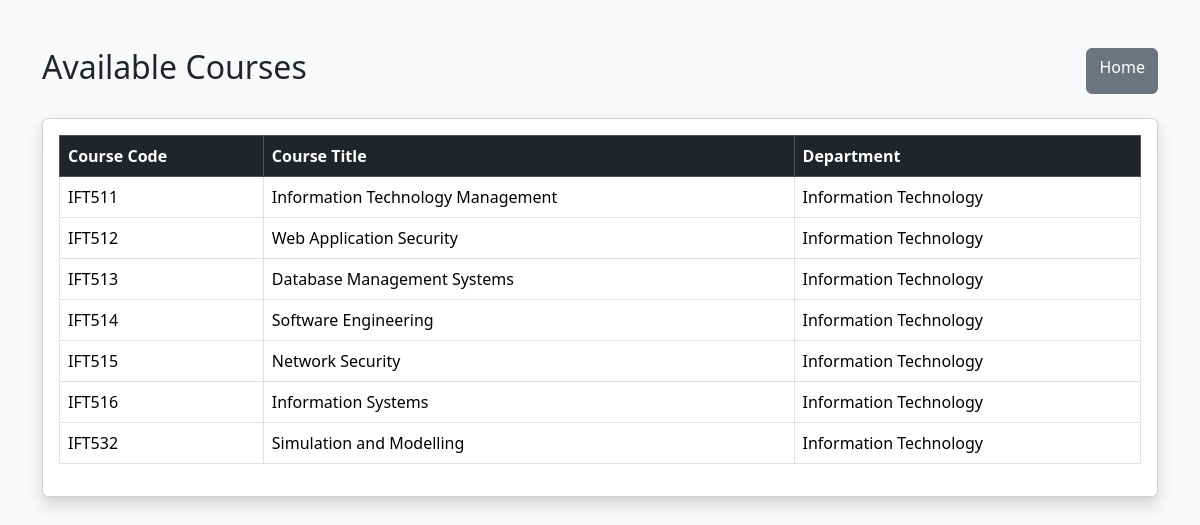
/courses.php, run on the app's committed database.
### tables this page shows
CREATE TABLE IF NOT EXISTS courses (
    id INT AUTO_INCREMENT PRIMARY KEY,
    course_code VARCHAR(20) NOT NULL UNIQUE,
    course_title VARCHAR(150) NOT NULL,
    department VARCHAR(100) NOT NULL,
    created_at TIMESTAMP DEFAULT CURRENT_TIMESTAMP
);

### courses.php (the view, shortened to what this page needs)
<?php
require_once "config/database.php";
$stmt = $pdo->query(
    "SELECT course_code, course_title, department
     FROM courses
     ORDER BY course_code"
);
$courses = $stmt->fetchAll();
?>
<!DOCTYPE html>
<html>
<head>
    <link
        href="https://cdn.jsdelivr.net/npm/bootstrap@5.3.3/dist/css/bootstrap.min.css"
        rel="stylesheet"
    >
</head>
<body class="bg-light">
<div class="container mt-5">
    <div class="d-flex justify-content-between mb-4">
        <h2>Available Courses</h2>
        <a href="index.php" class="btn btn-secondary">
            Home
        </a>
    </div>
    <div class="card shadow">
        <div class="card-body">
            <table class="table table-bordered table-hover">
                <thead class="table-dark">
                    <tr>
                        <th>Course Code</th>
                        <th>Course Title</th>
                        <th>Department</th>
                    </tr>
                </thead>
                <tbody>
                <?php foreach ($courses as $course): ?>
                    <tr>
                        <td>
                            <?= htmlspecialchars($course['course_code']) ?>
                        </td>
                        <td>
                            <?= htmlspecialchars($course['course_title']) ?>
                        </td>
                        <td>
                            <?= htmlspecialchars($course['department']) ?>
                        </td>
                    </tr>
                <?php endforeach; ?>
                </tbody>
            </table>
        </div>
    </div>
</div>
</body>
</html>

### data on the page
courses: course_code "IFT511", course_title "Information Technology Management", department "Information Technology"
courses: course_code "IFT512", course_title "Web Application Security", department "Information Technology"
courses: course_code "IFT513", course_title "Database Management Systems", department "Information Technology"
courses: course_code "IFT514", course_title "Software Engineering", department "Information Technology"
courses: course_code "IFT515", course_title "Network Security", department "Information Technology"
courses: course_code "IFT516", course_title "Information Systems", department "Information Technology"
courses: course_code "IFT532", course_title "Simulation and Modelling", department "Information Technology"
